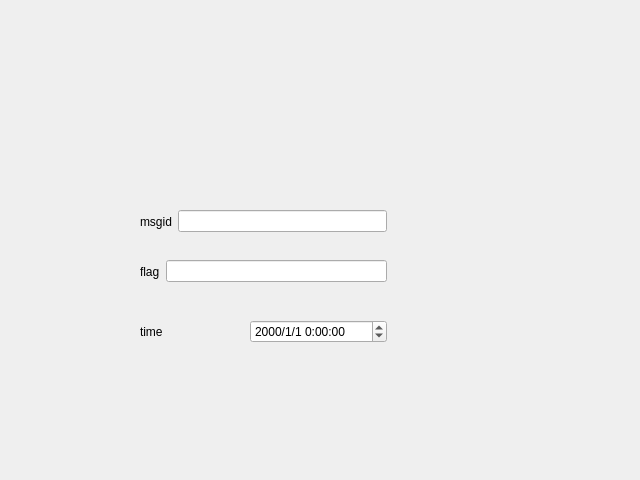
<?xml version="1.0" encoding="UTF-8"?>
<ui version="4.0">
 <class>DispatchNofify</class>
 <widget class="QWidget" name="DispatchNofify">
  <property name="geometry">
   <rect>
    <x>0</x>
    <y>0</y>
    <width>640</width>
    <height>480</height>
   </rect>
  </property>
  <property name="windowTitle">
   <string>Form</string>
  </property>
  <widget class="QWidget" name="layoutWidget">
   <property name="geometry">
    <rect>
     <x>140</x>
     <y>260</y>
     <width>247</width>
     <height>23</height>
    </rect>
   </property>
   <layout class="QHBoxLayout" name="horizontalLayout_2">
    <item>
     <widget class="QLabel" name="label_2">
      <property name="text">
       <string>flag</string>
      </property>
     </widget>
    </item>
    <item>
     <widget class="QLineEdit" name="lineEdit_flag"/>
    </item>
   </layout>
  </widget>
  <widget class="QWidget" name="layoutWidget_2">
   <property name="geometry">
    <rect>
     <x>140</x>
     <y>320</y>
     <width>247</width>
     <height>23</height>
    </rect>
   </property>
   <layout class="QHBoxLayout" name="horizontalLayout_3">
    <item>
     <widget class="QLabel" name="label_3">
      <property name="text">
       <string>time</string>
      </property>
     </widget>
    </item>
    <item>
     <widget class="QDateTimeEdit" name="dateTimeEdit">
      <property name="displayFormat">
       <string>yyyy/M/d H:mm:ss</string>
      </property>
     </widget>
    </item>
   </layout>
  </widget>
  <widget class="QWidget" name="">
   <property name="geometry">
    <rect>
     <x>140</x>
     <y>210</y>
     <width>247</width>
     <height>23</height>
    </rect>
   </property>
   <layout class="QHBoxLayout" name="horizontalLayout">
    <item>
     <widget class="QLabel" name="label">
      <property name="text">
       <string>msgid</string>
      </property>
     </widget>
    </item>
    <item>
     <widget class="QLineEdit" name="lineEdit_msgid"/>
    </item>
   </layout>
  </widget>
 </widget>
 <resources/>
 <connections/>
</ui>
